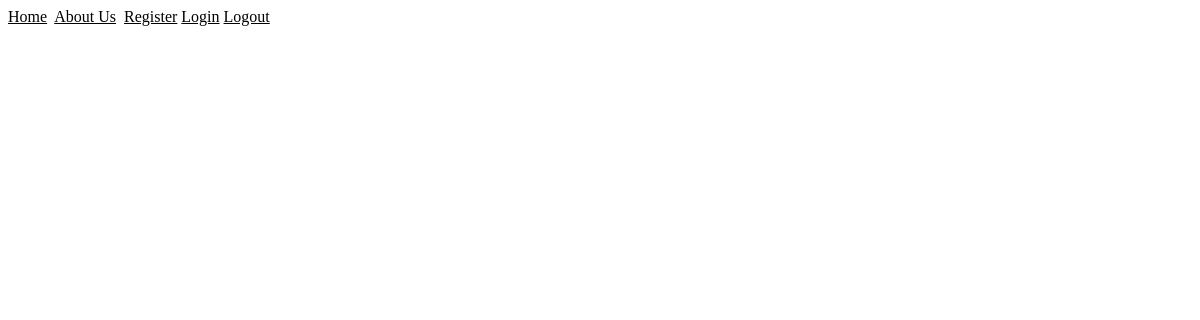
Page /home on the earlier database version.
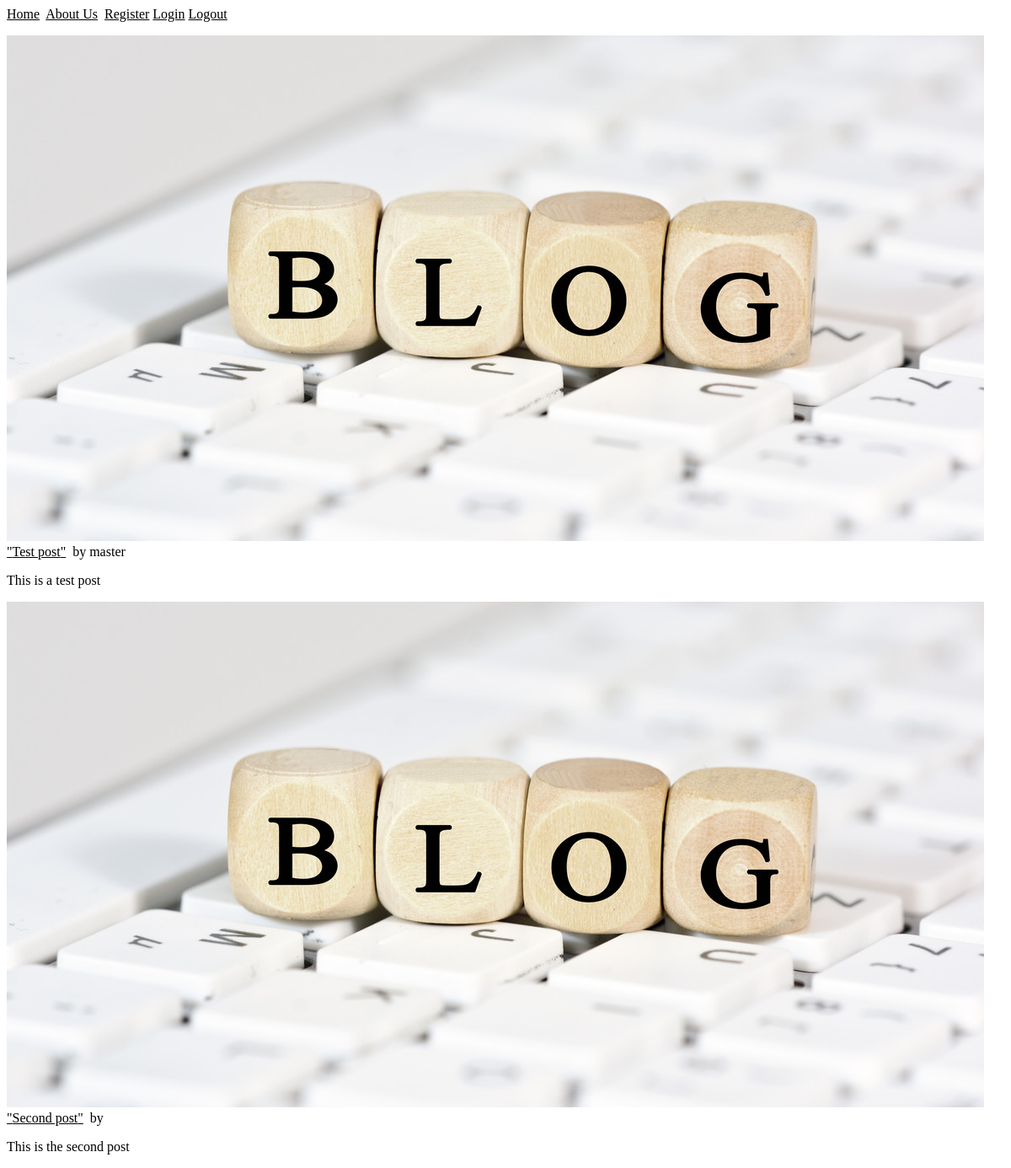
Same page on the later database version.
### blog/models.py (models this page shows, shortened)
class Post(db.Model):
  id = db.Column(db.Integer, primary_key=True)
  date = db.Column(db.DateTime, nullable=False, default=datetime.utcnow)
  title = db.Column(db.Text, nullable=False)
  content = db.Column(db.Text, nullable=False)
  image_file = db.Column(db.String(40), nullable=False, default='default.jpg')
  author_id = db.Column(db.Integer, db.ForeignKey('user.id'), nullable=False)

class User(UserMixin,db.Model):
  id = db.Column(db.Integer, primary_key=True)
  username = db.Column(db.String(15), unique=True, nullable=False)
  hashed_password=db.Column(db.String(128))
  post = db.relationship('Post', backref='user', lazy=True)
  @property
  def password(self):
    raise AttributeError('Password is not readable.')

### blog/routes.py (the view)
@app.route("/")
@app.route("/home")
def home():
    posts=Post.query.all()
    return render_template('home.html', posts=posts)

### blog/templates/home.html
{% extends "layout.html" %}
{% block content %}
{% for post in posts %}
<p><a href="{{ url_for('post', post_id=post.id) }}"><img src="{{ url_for('static', filename='img/' + post.image_file) }}">
    "{{ post.title }}"</a>&nbsp
    by {{ post.user.username }}</p>
<p>{{ post.content }}</p>
{% endfor %}
{% endblock content %}

### blog/templates/layout.html (shortened to what this page needs)
<!DOCTYPE html>
<html>
<head>
    <link rel="stylesheet" href="{{ url_for('static',filename='style.css') }}">
</head>
<body>
    <div id="header">
        <a href="{{ url_for('home') }}" class="header">Home</a>&nbsp
        <a href="{{ url_for('about') }}" class="header">About Us</a>&nbsp
        <a href="{{ url_for('register') }}" class="header">Register</a>
        <a href="{{ url_for('login') }}" class="header">Login</a>
        <a href="{{ url_for('logout') }}" class="header">Logout</a>
    </div>
    <div id="content">
        {% block content %}
        {% endblock %}
    </div>
</body>
</html>

### blog/static/style.css (style rules this page uses)
* { color: rgb(0, 0, 0); font-family: Georgia, 'Times New Roman', Times, serif; }

Differences in the rows shown:
added Post: image_file (placeholder picture), title "Test post", user.username "master", content "This is a test post"
added Post: image_file (placeholder picture), title "Second post", content "This is the second post"
